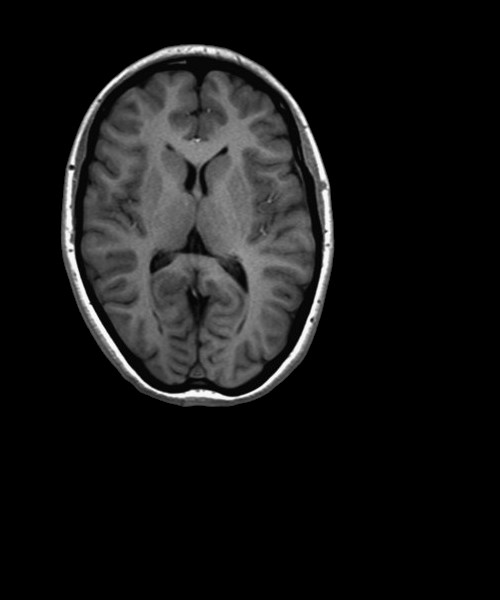
#> input picture Practicum 4/img1.jpg, 500 x 600 px, found by its file name
$ python new.py
#> lines starting #> are read from the running program, lines starting #| are printed output that depends on the picture
import numpy as np
import matplotlib.pyplot as plt

T_r = np.array([[0.8660, 0.5, 0], [-0.5, 0.8660, 0], [0, 0, 1]])
T_s = np.array([[0.5, 0, 0], [0, 0.5, 0], [0, 0, 1]])
T_tl = np.array([[1, 0, 400], [0, 1, 100], [0, 0, 1]])
T_i = np.array([[1, 0, 0], [0, 1, 0], [0, 0, 1]])
matrix = np.array([[1, 0, 50], [0, 1, -50], [0, 0, 1]])

def warping_affine(matrix_to_apply, image_map):
    #takes an image and matrices and applies it.
    x_min = 0
    y_min = 0
    x_max = image_map.shape[0]
    y_max = image_map.shape[1]

    new_image_map = np.zeros((x_max, y_max), dtype=int)

    for y_counter in range(0, y_max):
        for x_counter in range(0, x_max):
            curr_pixel = [x_counter,y_counter,1]

            curr_pixel = np.dot(matrix_to_apply, curr_pixel)

            # print(curr_pixel)

            if curr_pixel[0] > x_max - 1 or curr_pixel[1] > y_max - 1 or x_min > curr_pixel[0] or y_min > curr_pixel[1]:
                next
            else:
                new_image_map[x_counter][y_counter] = image_map[int(curr_pixel[0])][int(curr_pixel[1])]

    return new_image_map


img1 = plt.imread('E:\\CSCI 4261\\Practicum 4\\img1.jpg')
#> img1 is the input picture: shape (600, 500); min 0, max 255, mean 22.2
img2 = plt.imread('E:\\CSCI 4261\\Practicum 4\\img2.jpg')
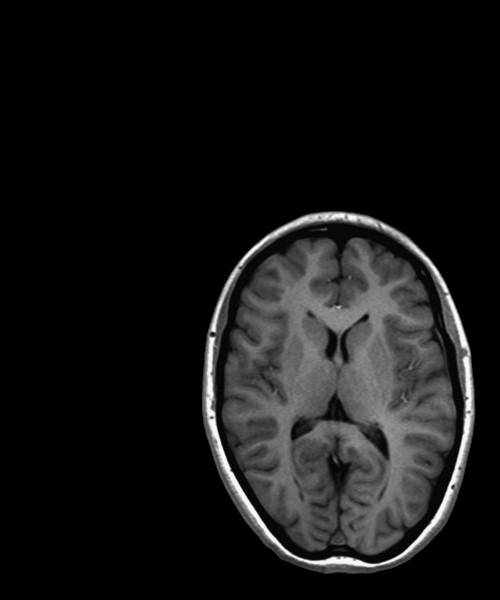
#> input picture Practicum 4/img2.jpg, 500 x 600 px, found by its file name
#> img2 is the input picture: shape (600, 500); min 0, max 255, mean 22.2
identity = warping_affine(T_i, img2)

translated_img = warping_affine(T_tl,img1)
#> after the loop in warping_affine (call 2), `for y_counter in range(0, y_max):`:
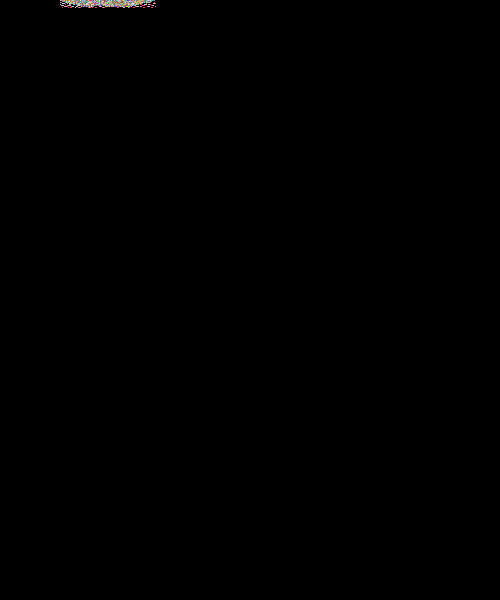
#> new_image_map: shape (600, 500) int64; 95 distinct labels, from 0 to 120; one colour per label, 0 black
rotated_img = warping_affine(T_r,img1)
#> after the loop in warping_affine (call 3), `for y_counter in range(0, y_max):`:
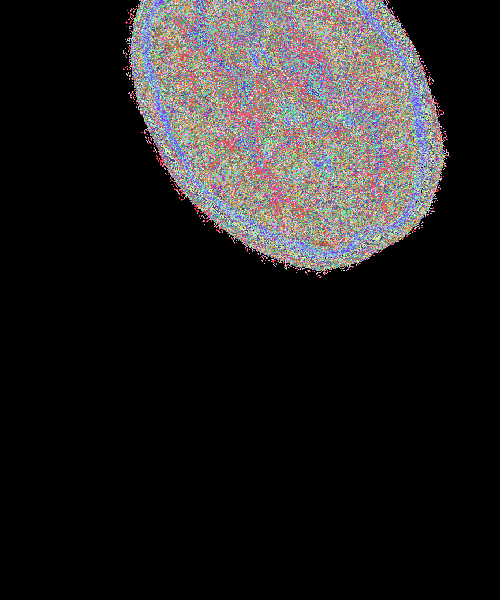
#> new_image_map: shape (600, 500) int64; 256 distinct labels, from 0 to 255; one colour per label, 0 black
scaled_img = warping_affine(T_s,img1)
#> after the loop in warping_affine (call 4), `for y_counter in range(0, y_max):`:
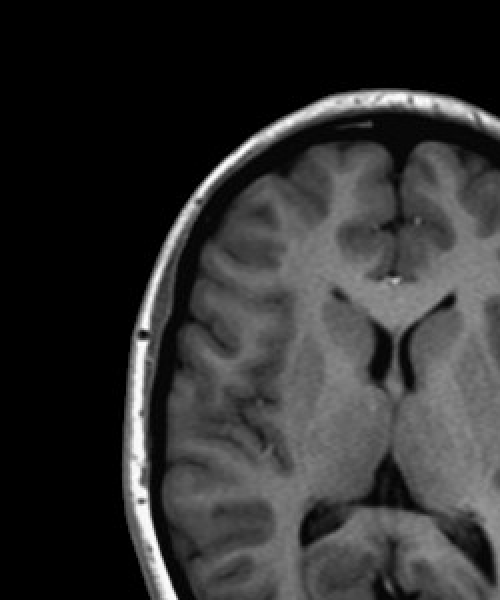
#> new_image_map: shape (600, 500) int64; min 0, max 255, mean 49
result = warping_affine(matrix,img1)
#> after the loop in warping_affine (call 5), `for y_counter in range(0, y_max):`:
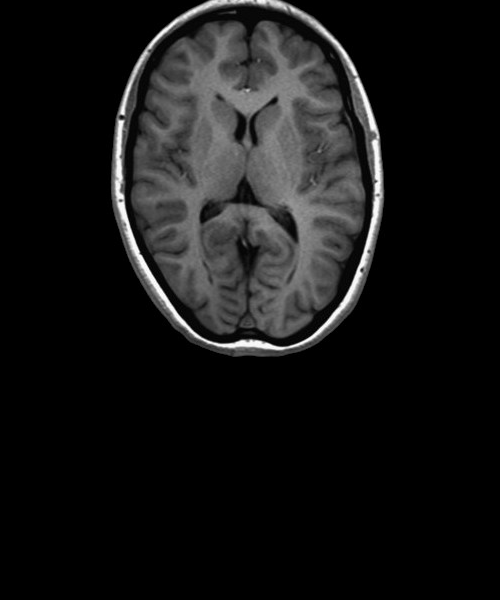
#> new_image_map: shape (600, 500) int64; min 0, max 255, mean 22.1


plt.figure("img2")
plt.imshow(identity,cmap ="gray")
plt.figure("img1 translated")
plt.imshow(translated_img,cmap ="gray")
plt.show()
